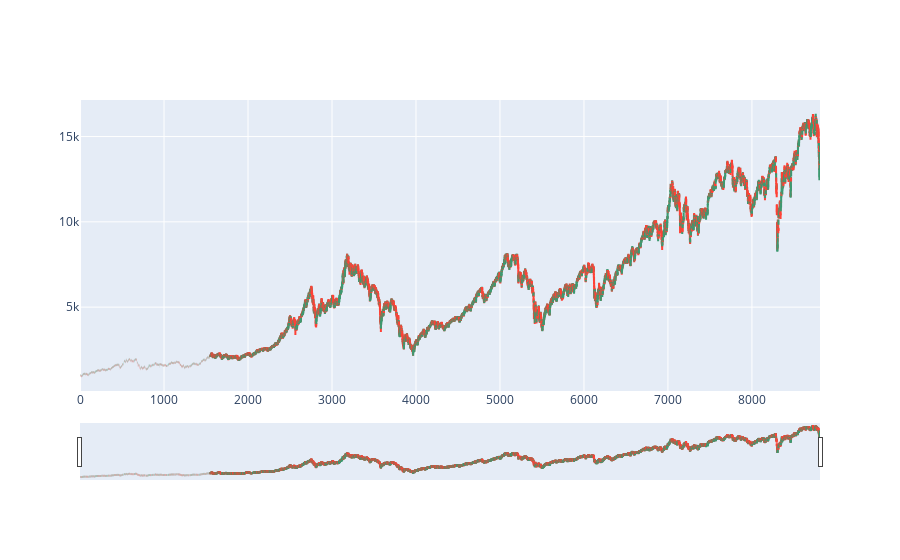

Notebook code for this chart:
### Code cell
fig = go.Figure(data=[go.Candlestick(x=dax_data.index,
                                     open=dax_data.Open,
                                     high=dax_data.High,
                                     low=dax_data.Low,
                                     close=dax_data.Close)])

fig.show()

### Figure 1 — Plotly figure (JSON) as saved in the notebook; plotly's stock layout.template omitted (floating-point values rounded to 4 significant figures; data arrays with more than 128 entries replaced by an {"elided": "..."} marker saying what was removed)
{"data": [{"close": {"elided": "8811 float values"}, "high": {"elided": "8811 float values"}, "low": {"elided": "8811 float values"}, "open": {"elided": "8811 float values"}, "type": "candlestick", "x": {"elided": "8811 int values"}}], "layout": {}}
